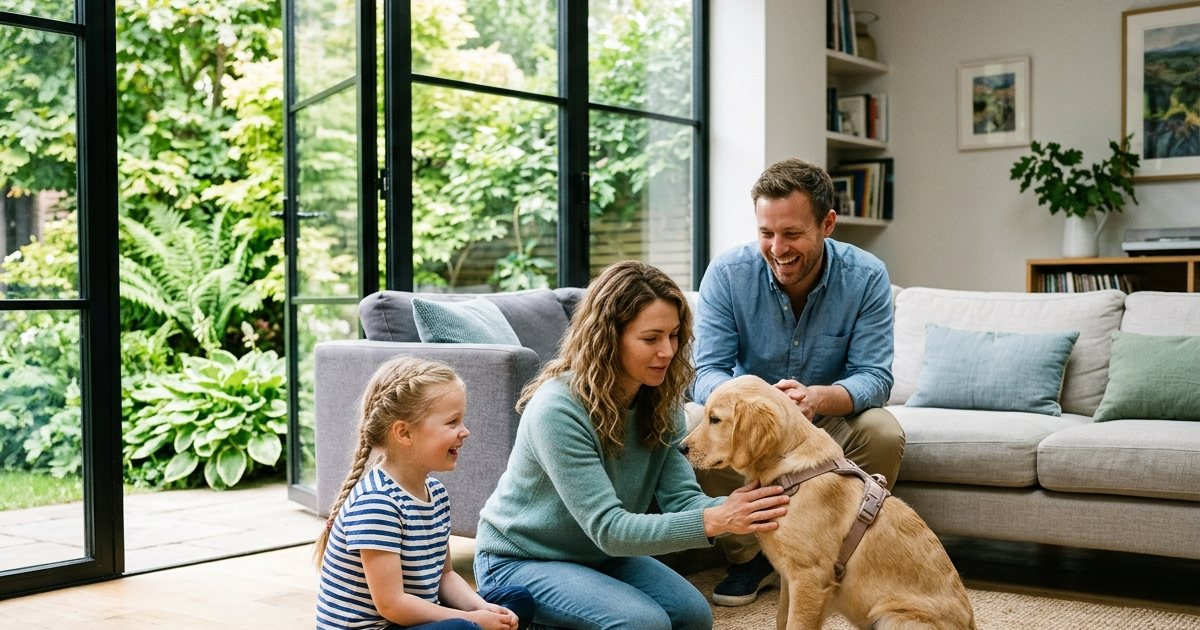
#> input picture assets/img/og-blog-intuitiva.jpg, 1200 x 630 px, given in place of logo-original.png, which was not available
$ python build_images.py
#> lines starting #> are read from the running program, lines starting #| are printed output that depends on the picture; after the words box and inside, x2 and y2 are one past the last pixel; in counts of white or black regions, pixels touching at a corner belong together
"""
Pipeline de optimizaciÃ³n de imÃ¡genes para la landing de LOBOALPHA.

- Convierte las fotografÃ­as de assets/img/raw a WebP responsivo (srcset).
- Recorta los mÃ¡rgenes blancos del logotipo SIN alterar su diseÃ±o
  (solo se elimina espacio vacÃ­o alrededor) y genera variantes WebP/PNG.
- Genera favicons a partir del logotipo original (cuadrado).
- Compone la imagen Open Graph 1200x630 (< 300 KB, JPG).

Uso:  python scripts/build_images.py
"""
from __future__ import annotations

import json
import sys
from pathlib import Path

from PIL import Image, ImageChops, ImageOps

ROOT = Path(__file__).resolve().parents[1]
RAW = ROOT / "assets" / "img" / "raw"
OUT = ROOT / "assets" / "img"

# nombre -> (anchos objetivo, relaciÃ³n de aspecto objetivo w/h o None para conservar)
PHOTOS: dict[str, tuple[list[int], float | None]] = {
    "hero": ([640, 1024, 1376], 16 / 9),
    "cta": ([640, 1024, 1376], 16 / 9),
    "conexion": ([640, 1024, 1264], 3 / 2),
    "filosofia": ([480, 896], 4 / 5),
    "psicologia": ([480, 800], 4 / 3),
    "etologia": ([480, 800], 4 / 3),
    "conducta": ([480, 800], 4 / 3),
    "rehabilitacion": ([480, 800], 4 / 3),
    "educacion": ([480, 800], 4 / 3),
    "obediencia": ([480, 800], 4 / 3),
    "lenguaje-postura": ([400, 700], 3 / 4),
    "lenguaje-mirada": ([400, 700], 3 / 4),
    "lenguaje-movimiento": ([400, 700], 3 / 4),
    "lenguaje-senales": ([400, 700], 3 / 4),
}

WEBP_QUALITY = 78


def find_raw(name: str) -> Path | None:
#> called with name = 'hero'
    for ext in (".png", ".jpg", ".jpeg", ".webp"):
        p = RAW / f"{name}{ext}"
        if p.exists():
            return p
#> in build_logo, logo is the input picture: PIL image 1200x630 RGB; mean R, G, B 136.1, 141.3, 118.4
    return None


def crop_to_aspect(img: Image.Image, aspect: float | None) -> Image.Image:
    if aspect is None:
        return img
    w, h = img.size
    current = w / h
    if abs(current - aspect) < 0.01:
        return img
    if current > aspect:  # demasiado ancha -> recortar lados
        new_w = int(h * aspect)
        left = (w - new_w) // 2
        return img.crop((left, 0, left + new_w, h))
    new_h = int(w / aspect)
    top = (h - new_h) // 2
    return img.crop((0, top, w, top + new_h))


def build_photos() -> dict:
    manifest: dict[str, dict] = {}
    for name, (widths, aspect) in PHOTOS.items():
        src = find_raw(name)
        if not src:
            print(f"[WARN] Falta imagen original: {name}")
            continue
        img = ImageOps.exif_transpose(Image.open(src)).convert("RGB")
        img = crop_to_aspect(img, aspect)
        ow, oh = img.size
        produced = []
        for w in widths:
            target_w = min(w, ow)  # nunca escalar hacia arriba
            target_h = round(target_w * oh / ow)
            resized = img.resize((target_w, target_h), Image.LANCZOS)
            dest = OUT / f"{name}-{w}.webp"
            resized.save(dest, "WEBP", quality=WEBP_QUALITY, method=6)
            produced.append({"file": dest.name, "w": target_w, "h": target_h,
                             "kb": round(dest.stat().st_size / 1024, 1)})
        manifest[name] = {"original": [ow, oh], "variants": produced}
        print(f"[OK] {name}: {[(p['file'], p['kb']) for p in produced]}")
    return manifest


def trim_white(img: Image.Image, pad_ratio: float = 0.03) -> Image.Image:
#> called with pad_ratio = 0.03
    rgb = img.convert("RGB")
    bg = Image.new("RGB", rgb.size, (255, 255, 255))
#> bg: PIL image 1200x630 RGB; every value is 255
    diff = ImageChops.difference(rgb, bg).convert("L").point(lambda p: 255 if p > 18 else 0)
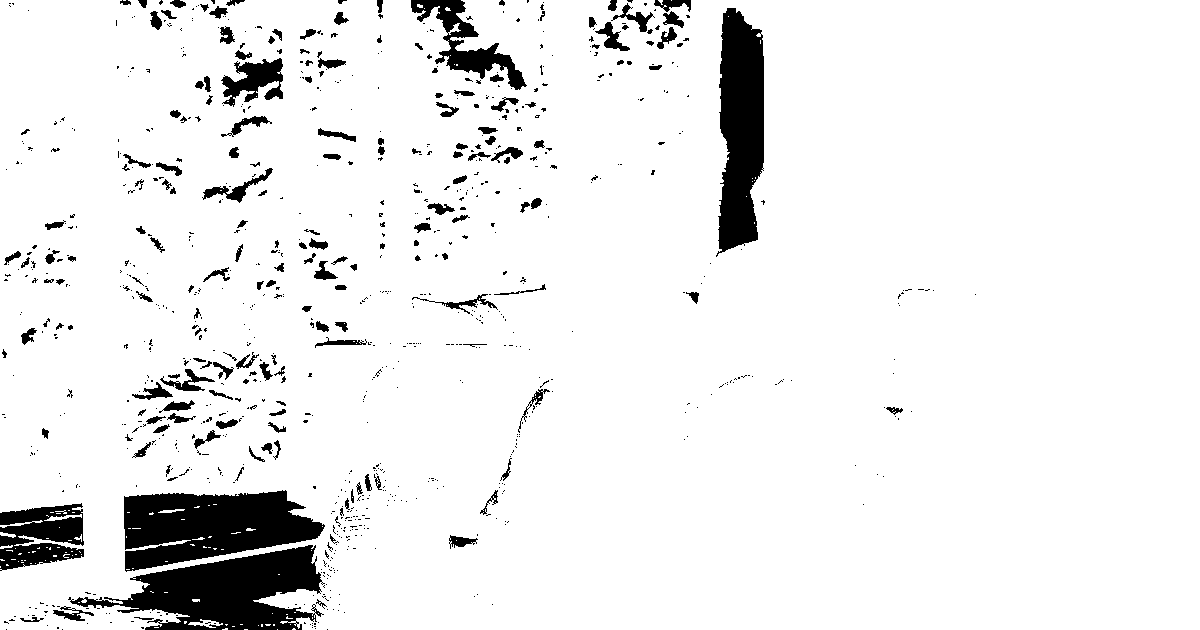
#> diff: PIL image 1200x630 L; 92.6% white; 911 black regions (730 under 20 px), largest, box (x1, y1, x2, y2) and area: (68, 545, 325, 630) 11045, (124, 490, 325, 572) 10904, (716, 8, 764, 257) 8888
    bbox = diff.getbbox()
#> bbox = (0, 0, 1200, 630)
    if not bbox:
        return img
    l, t, r, b = bbox
#> l = 0; t = 0; r = 1200; b = 630
    pad = int(max(r - l, b - t) * pad_ratio)
#> pad = 36
    return img.crop((max(l - pad, 0), max(t - pad, 0),
                     min(r + pad, img.width), min(b + pad, img.height)))


def build_logo() -> Image.Image:
    src = RAW / "logo-original.png"
    logo = Image.open(src).convert("RGB")
    trimmed = trim_white(logo)
    for w in (240, 480, 800):
        h = round(w * trimmed.height / trimmed.width)
        r = trimmed.resize((w, h), Image.LANCZOS)
        r.save(OUT / f"logo-loboalpha-{w}.webp", "WEBP", quality=90, method=6)
#> this loop made 3 passes
#> pass 1, in build_logo, `r = trimmed.resize((w, h), Image.LANCZOS)`:
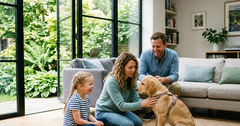
#> r: PIL image 240x126 RGB; mean R, G, B 136.1, 141.3, 118.5
    r = trimmed.resize((480, round(480 * trimmed.height / trimmed.width)), Image.LANCZOS)
    r.save(OUT / "logo-loboalpha-480.png", "PNG", optimize=True)
    print(f"[OK] logo recortado: {trimmed.size}")
#| [OK] logo recortado: (1200, 630)

    # Favicons desde el logotipo original cuadrado (sin modificar el diseÃ±o)
    square = logo
    for size, name in ((512, "icon-512.png"), (192, "icon-192.png"),
                       (180, "apple-touch-icon.png"), (32, "favicon-32.png")):
        square.resize((size, size), Image.LANCZOS).save(OUT / name, "PNG", optimize=True)
#> this loop made 4 passes
#> pass 1, in build_logo, `square.resize((size, size), Image.LANCZOS).save(OUT / name, "PNG", opt..`:
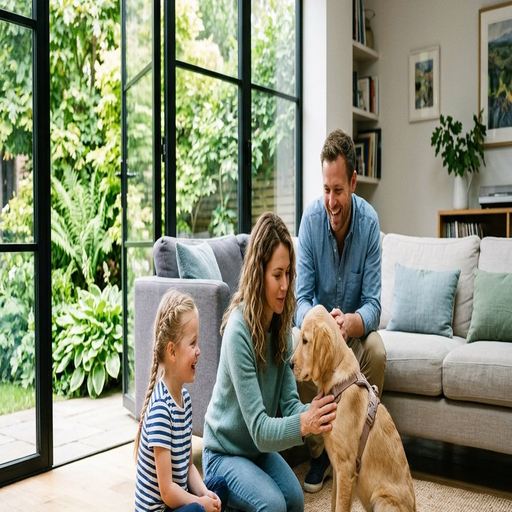
#> saved as icon-512.png: PIL image 512x512 RGB; mean R, G, B 136.1, 141.3, 118.5
#> pass 2, in build_logo, `square.resize((size, size), Image.LANCZOS).save(OUT / name, "PNG", opt..`:
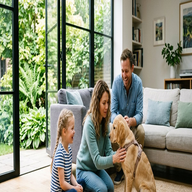
#> saved as icon-192.png: PIL image 192x192 RGB; mean R, G, B 136.1, 141.3, 118.5
    return trimmed


def build_og(logo_trimmed: Image.Image) -> None:
    W, H = 1200, 630
    canvas = Image.new("RGB", (W, H), (255, 255, 255))
    photo_w = 660

    # Preferimos la foto real de Javier Baños con su perro
    jb_src = find_raw("javier-banos")
    if jb_src:
        jb = ImageOps.exif_transpose(Image.open(jb_src)).convert("RGB")
        jw, jh = jb.size
        target_h = jh
        target_w = int(target_h * (photo_w / H))
        if target_w > jw:
            target_w = jw
            target_h = int(target_w / (photo_w / H))
        crop_left = int((jw - target_w) * 0.45)
        crop_top = int((jh - target_h) * 0.2)
        jb_crop = jb.crop((crop_left, crop_top, crop_left + target_w, crop_top + target_h))
        jb_resized = jb_crop.resize((photo_w, H), Image.LANCZOS)
        canvas.paste(jb_resized, (W - photo_w, 0))
    elif find_raw("hero"):
        hero = ImageOps.exif_transpose(Image.open(find_raw("hero"))).convert("RGB")
        hero = crop_to_aspect(hero, photo_w / H)
        canvas.paste(hero.resize((photo_w, H), Image.LANCZOS), (W - photo_w, 0))

    # Panel blanco para el logotipo Loboalpha
    panel_w = W - photo_w
    logo_target_w = 460
    logo_target_h = round(logo_target_w * logo_trimmed.height / logo_trimmed.width)
#> logo_target_h = 242
    lg = logo_trimmed.resize((logo_target_w, logo_target_h), Image.LANCZOS)
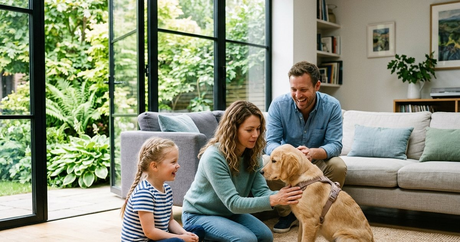
#> lg: PIL image 460x242 RGB; mean R, G, B 136.1, 141.3, 118.5
    canvas.paste(lg, ((panel_w - logo_target_w) // 2, (H - logo_target_h) // 2 - 15))
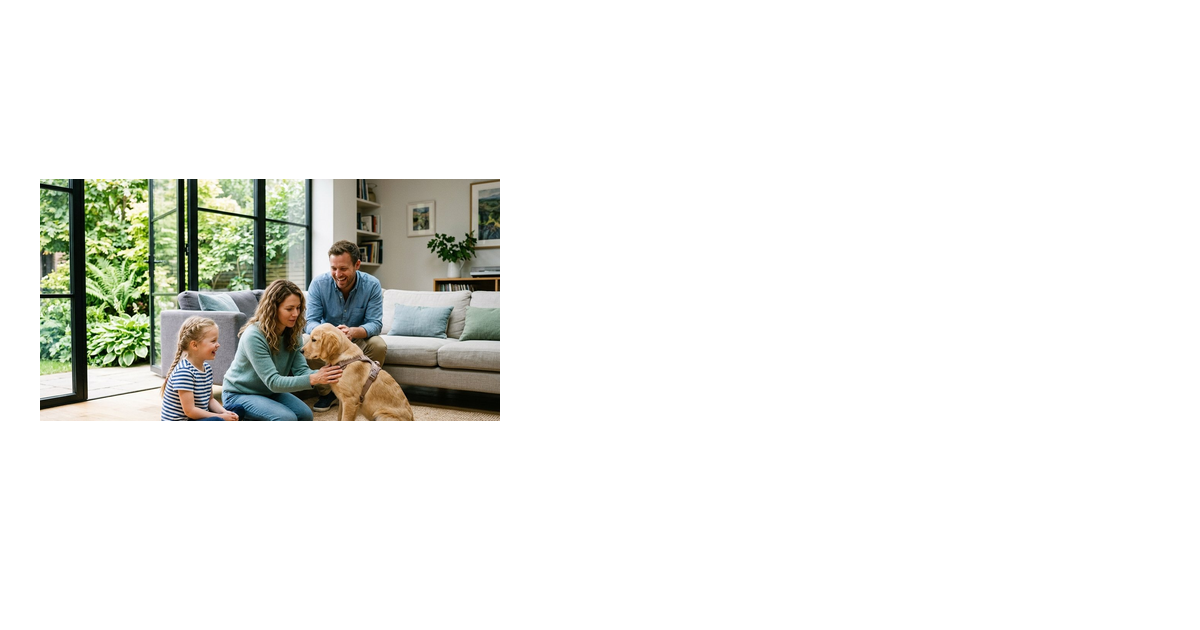
#> canvas: PIL image 1200x630 RGB; mean R, G, B 237.5, 238.3, 234.9

    # Línea divisoria de marca
    from PIL import ImageDraw
    draw = ImageDraw.Draw(canvas)
    for y in range(H):
        ratio = y / H
        r = int(15 * (1 - ratio) + 140 * ratio)
        g = int(111 * (1 - ratio) + 198 * ratio)
        b = int(209 * (1 - ratio) + 63 * ratio)
        draw.line([(panel_w - 2, y), (panel_w, y)], fill=(r, g, b))

    dest = OUT / "og-loboalpha.jpg"
    quality = 86
    while True:
        canvas.save(dest, "JPEG", quality=quality, optimize=True, progressive=True)
        if dest.stat().st_size < 280 * 1024 or quality <= 50:
            break
        quality -= 5
#> this loop made 1 pass
#> pass 1, in build_og, `canvas.save(dest, "JPEG", quality=quality, optimize=True, progressive=..`:
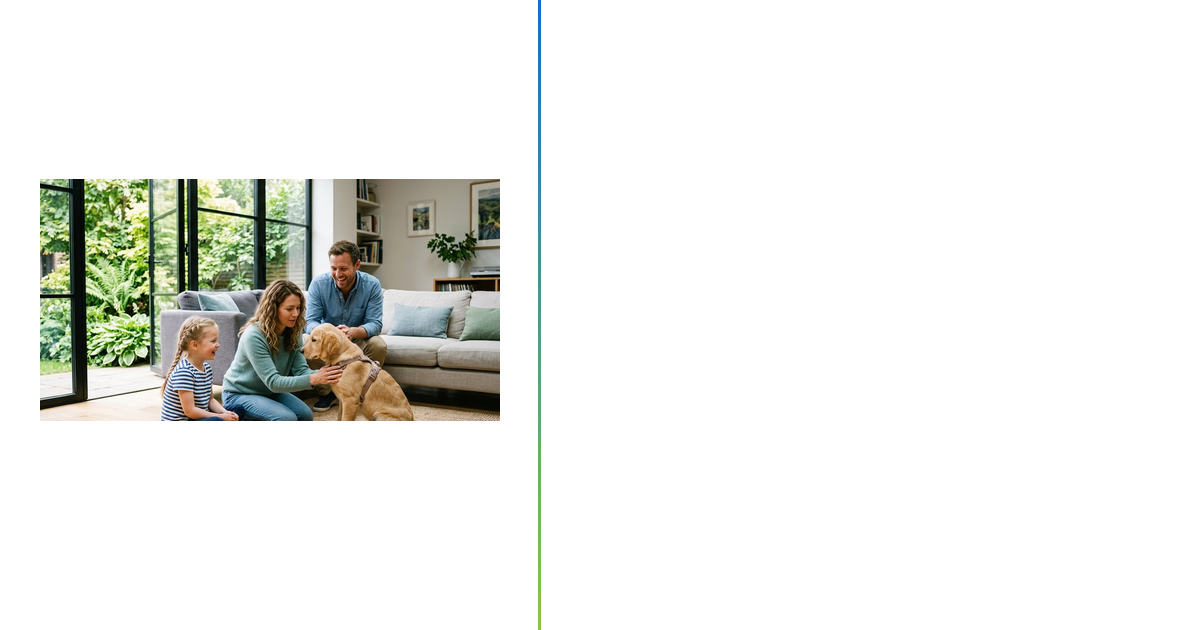
#> saved as og-loboalpha.jpg: PIL image 1200x630 RGB; mean R, G, B 237, 238, 234.6
#> after the loop, quality = 86
    print(f"[OK] OG image: {round(dest.stat().st_size / 1024, 1)} KB (q={quality})")
#| [OK] OG image: 104.1 KB (q=86)


def main() -> int:
    OUT.mkdir(parents=True, exist_ok=True)
    manifest = build_photos()
    trimmed = build_logo()
    build_og(trimmed)
    (OUT / "manifest.json").write_text(json.dumps(manifest, indent=2), encoding="utf-8")
    return 0


if __name__ == "__main__":
    sys.exit(main())
#> (the program exits here)
